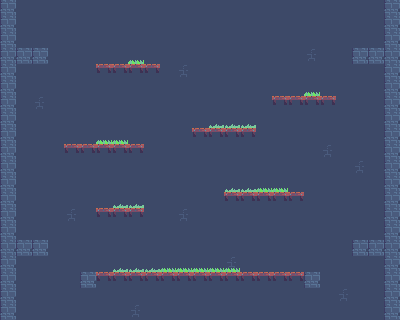

Below is a game level as drawn by its tile map, then a one-line description and the .tmx file that defines it, in full:
An orthogonal 25x20 tile map with 16x16 px tiles, 5 tile layers (Background, Background2:ElectricBoogaloo, OneSidedPlatforms, Platforms, ...).

<map version="1.0" tiledversion="1.1.2" orientation="orthogonal" renderorder="right-up" width="25" height="20" tilewidth="16" tileheight="16" infinite="0" nextobjectid="1">
 <tileset firstgid="1" source="../tile1.tsx" />
 <layer name="Background" width="25" height="20">
  <data encoding="csv">
8,8,8,8,8,8,8,8,8,8,8,8,8,8,8,8,8,8,8,8,8,8,8,8,8,
8,8,8,8,8,8,8,8,8,8,8,8,8,8,8,8,8,8,8,8,8,8,8,8,8,
8,8,8,8,8,8,8,8,8,8,8,8,8,8,8,8,8,8,8,8,8,8,8,8,8,
8,8,8,8,8,8,8,8,8,8,8,8,8,8,8,8,8,8,8,8,8,8,8,8,8,
8,8,8,8,8,8,8,8,8,8,8,8,8,8,8,8,8,8,8,8,8,8,8,8,8,
8,8,8,8,8,8,8,8,8,8,8,8,8,8,8,8,8,8,8,8,8,8,8,8,8,
8,8,8,8,8,8,8,8,8,8,8,8,8,8,8,8,8,8,8,8,8,8,8,8,8,
8,8,8,8,8,8,8,8,8,8,8,8,8,8,8,8,8,8,8,8,8,8,8,8,8,
8,8,8,8,8,8,8,8,8,8,8,8,8,8,8,8,8,8,8,8,8,8,8,8,8,
8,8,8,8,8,8,8,8,8,8,8,8,8,8,8,8,8,8,8,8,8,8,8,8,8,
8,8,8,8,8,8,8,8,8,8,8,8,8,8,8,8,8,8,8,8,8,8,8,8,8,
8,8,8,8,8,8,8,8,8,8,8,8,8,8,8,8,8,8,8,8,8,8,8,8,8,
8,8,8,8,8,8,8,8,8,8,8,8,8,8,8,8,8,8,8,8,8,8,8,8,8,
8,8,8,8,8,8,8,8,8,8,8,8,8,8,8,8,8,8,8,8,8,8,8,8,8,
8,8,8,8,8,8,8,8,8,8,8,8,8,8,8,8,8,8,8,8,8,8,8,8,8,
8,8,8,8,8,8,8,8,8,8,8,8,8,8,8,8,8,8,8,8,8,8,8,8,8,
8,8,8,8,8,8,8,8,8,8,8,8,8,8,8,8,8,8,8,8,8,8,8,8,8,
8,8,8,8,8,8,8,8,8,8,8,8,8,8,8,8,8,8,8,8,8,8,8,8,8,
8,8,8,8,8,8,8,8,8,8,8,8,8,8,8,8,8,8,8,8,8,8,8,8,8,
8,8,8,8,8,8,8,8,8,8,8,8,8,8,8,8,8,8,8,8,8,8,8,8,8
</data>
 </layer>
 <layer name="Background2:ElectricBoogaloo" width="25" height="20">
  <data encoding="csv">
23,0,0,0,0,0,0,0,0,0,0,0,0,0,0,0,0,0,0,0,0,0,0,0,23,
23,0,0,0,0,0,0,0,0,0,0,0,0,0,0,0,0,0,0,0,0,0,0,0,23,
23,0,0,0,0,0,0,0,0,0,0,0,0,0,0,0,0,0,0,0,0,0,0,0,23,
23,0,0,0,0,0,0,0,0,0,0,0,0,0,0,0,0,0,0,1,0,0,0,0,23,
23,0,0,0,0,0,0,0,0,0,0,1,0,0,0,0,0,0,0,0,0,0,0,0,23,
23,0,0,0,0,0,0,0,0,0,0,0,0,0,0,0,0,0,0,0,0,0,0,0,23,
23,0,1,0,0,0,0,0,0,0,0,0,0,0,0,0,0,0,0,0,0,0,0,0,23,
23,0,0,0,0,0,0,0,0,0,0,0,0,0,0,0,0,0,0,0,0,0,0,0,23,
23,0,0,0,0,0,0,0,0,0,0,0,0,0,0,0,0,0,0,0,0,0,0,0,23,
23,0,0,0,0,0,0,0,0,0,0,0,0,0,0,0,0,0,0,0,1,0,0,0,23,
23,0,0,0,0,0,0,0,0,0,0,0,0,0,0,0,0,0,0,0,0,0,1,0,23,
23,0,0,0,0,0,0,0,0,0,0,0,0,0,0,0,0,0,0,0,0,0,0,0,23,
23,0,0,0,0,0,0,0,0,0,0,0,0,0,0,0,0,0,0,0,0,0,0,0,23,
23,0,0,0,1,0,0,0,0,0,0,1,0,0,0,0,0,0,0,0,0,0,0,0,23,
23,0,0,0,0,0,0,0,0,0,0,0,0,0,0,0,0,0,0,0,0,0,0,0,23,
23,0,0,0,0,0,0,0,0,0,0,0,0,0,0,0,0,0,0,0,0,0,0,0,23,
23,0,0,0,0,0,0,0,0,0,0,0,0,0,1,0,0,0,0,0,0,0,0,0,23,
23,0,0,0,0,0,0,0,0,0,0,0,0,0,0,0,0,0,0,0,0,0,0,0,23,
23,0,0,0,0,0,0,0,0,0,0,0,0,0,0,0,0,0,0,0,0,1,0,0,23,
23,0,0,0,0,0,0,0,1,0,0,0,0,0,0,0,0,0,0,0,0,0,0,0,23
</data>
 </layer>
 <layer name="OneSidedPlatforms" width="25" height="20">
  <data encoding="csv">
0,0,0,0,0,0,0,0,0,0,0,0,0,0,0,0,0,0,0,0,0,0,0,0,0,
0,0,0,0,0,0,0,0,0,0,0,0,0,0,0,0,0,0,0,0,0,0,0,0,0,
0,0,0,0,0,0,0,0,0,0,0,0,0,0,0,0,0,0,0,0,0,0,0,0,0,
0,0,0,0,0,0,0,0,0,0,0,0,0,0,0,0,0,0,0,0,0,0,0,0,0,
0,0,0,0,0,0,37,37,37,37,0,0,0,0,0,0,0,0,0,0,0,0,0,0,0,
0,0,0,0,0,0,0,0,0,0,0,0,0,0,0,0,0,0,0,0,0,0,0,0,0,
0,0,0,0,0,0,0,0,0,0,0,0,0,0,0,0,0,37,37,37,37,0,0,0,0,
0,0,0,0,0,0,0,0,0,0,0,0,0,0,0,0,0,0,0,0,0,0,0,0,0,
0,0,0,0,0,0,0,0,0,0,0,0,37,37,37,37,0,0,0,0,0,0,0,0,0,
0,0,0,0,37,37,37,37,37,0,0,0,0,0,0,0,0,0,0,0,0,0,0,0,0,
0,0,0,0,0,0,0,0,0,0,0,0,0,0,0,0,0,0,0,0,0,0,0,0,0,
0,0,0,0,0,0,0,0,0,0,0,0,0,0,0,0,0,0,0,0,0,0,0,0,0,
0,0,0,0,0,0,0,0,0,0,0,0,0,0,37,37,37,37,37,0,0,0,0,0,0,
0,0,0,0,0,0,37,37,37,0,0,0,0,0,0,0,0,0,0,0,0,0,0,0,0,
0,0,0,0,0,0,0,0,0,0,0,0,0,0,0,0,0,0,0,0,0,0,0,0,0,
0,0,0,0,0,0,0,0,0,0,0,0,0,0,0,0,0,0,0,0,0,0,0,0,0,
0,0,0,0,0,0,0,0,0,0,0,0,0,0,0,0,0,0,0,0,0,0,0,0,0,
0,0,0,0,0,0,37,37,37,37,37,37,37,37,37,37,37,37,37,0,0,0,0,0,0,
0,0,0,0,0,0,0,0,0,0,0,0,0,0,0,0,0,0,0,0,0,0,0,0,0,
0,0,0,0,0,0,0,0,0,0,0,0,0,0,0,0,0,0,0,0,0,0,0,0,0
</data>
 </layer>
 <layer name="Platforms" width="25" height="20">
  <data encoding="csv">
0,0,0,0,0,0,0,0,0,0,0,0,0,0,0,0,0,0,0,0,0,0,0,0,0,
0,0,0,0,0,0,0,0,0,0,0,0,0,0,0,0,0,0,0,0,0,0,0,0,0,
0,0,0,0,0,0,0,0,0,0,0,0,0,0,0,0,0,0,0,0,0,0,0,0,0,
0,23,23,0,0,0,0,0,0,0,0,0,0,0,0,0,0,0,0,0,0,0,23,23,0,
0,0,0,0,0,0,0,0,0,0,0,0,0,0,0,0,0,0,0,0,0,0,0,0,0,
0,0,0,0,0,0,0,0,0,0,0,0,0,0,0,0,0,0,0,0,0,0,0,0,0,
0,0,0,0,0,0,0,0,0,0,0,0,0,0,0,0,0,0,0,0,0,0,0,0,0,
0,0,0,0,0,0,0,0,0,0,0,0,0,0,0,0,0,0,0,0,0,0,0,0,0,
0,0,0,0,0,0,0,0,0,0,0,0,0,0,0,0,0,0,0,0,0,0,0,0,0,
0,0,0,0,0,0,0,0,0,0,0,0,0,0,0,0,0,0,0,0,0,0,0,0,0,
0,0,0,0,0,0,0,0,0,0,0,0,0,0,0,0,0,0,0,0,0,0,0,0,0,
0,0,0,0,0,0,0,0,0,0,0,0,0,0,0,0,0,0,0,0,0,0,0,0,0,
0,0,0,0,0,0,0,0,0,0,0,0,0,0,0,0,0,0,0,0,0,0,0,0,0,
0,0,0,0,0,0,0,0,0,0,0,0,0,0,0,0,0,0,0,0,0,0,0,0,0,
0,0,0,0,0,0,0,0,0,0,0,0,0,0,0,0,0,0,0,0,0,0,0,0,0,
0,23,23,0,0,0,0,0,0,0,0,0,0,0,0,0,0,0,0,0,0,0,23,23,0,
0,0,0,0,0,0,0,0,0,0,0,0,0,0,0,0,0,0,0,0,0,0,0,0,0,
0,0,0,0,0,23,0,0,0,0,0,0,0,0,0,0,0,0,0,23,0,0,0,0,0,
0,0,0,0,0,0,0,0,0,0,0,0,0,0,0,0,0,0,0,0,0,0,0,0,0,
0,0,0,0,0,0,0,0,0,0,0,0,0,0,0,0,0,0,0,0,0,0,0,0,23
</data>
 </layer>
 <layer name="Foreground" width="25" height="20">
  <data encoding="csv">
0,0,0,0,0,0,0,0,0,0,0,0,0,0,0,0,0,0,0,0,0,0,0,0,0,
0,0,0,0,0,0,0,0,0,0,0,0,0,0,0,0,0,0,0,0,0,0,0,0,0,
0,0,0,0,0,0,0,0,0,0,0,0,0,0,0,0,0,0,0,0,0,0,0,0,0,
0,0,0,0,0,0,0,0,27,0,0,0,0,0,0,0,0,0,0,0,0,0,0,0,0,
0,0,0,0,0,0,0,0,0,0,0,0,0,0,0,0,0,0,0,0,0,0,0,0,0,
0,0,0,0,0,0,0,0,0,0,0,0,0,0,0,0,0,0,0,27,0,0,0,0,0,
0,0,0,0,0,0,0,0,0,0,0,0,0,0,0,0,0,0,0,0,0,0,0,0,0,
0,0,0,0,0,0,0,0,0,0,0,0,0,26,26,26,0,0,0,0,0,0,0,0,0,
0,0,0,0,0,0,27,27,0,0,0,0,0,0,0,0,0,0,0,0,0,0,0,0,0,
0,0,0,0,0,0,0,0,0,0,0,0,0,0,0,0,0,0,0,0,0,0,0,0,0,
0,0,0,0,0,0,0,0,0,0,0,0,0,0,0,0,0,0,0,0,0,0,0,0,0,
0,0,0,0,0,0,0,0,0,0,0,0,0,0,26,26,27,27,0,0,0,0,0,0,0,
0,0,0,0,0,0,0,26,26,0,0,0,0,0,0,0,0,0,0,0,0,0,0,0,0,
0,0,0,0,0,0,0,0,0,0,0,0,0,0,0,0,0,0,0,0,0,0,0,0,0,
0,0,0,0,0,0,0,0,0,0,0,0,0,0,0,0,0,0,0,0,0,0,0,0,0,
0,0,0,0,0,0,0,0,0,0,0,0,0,0,0,0,0,0,0,0,0,0,0,0,0,
0,0,0,0,0,0,0,26,26,26,27,27,27,27,27,0,0,0,0,0,0,0,0,0,0,
0,0,0,0,0,0,0,0,0,0,0,0,0,0,0,0,0,0,0,0,0,0,0,0,0,
0,0,0,0,0,0,0,0,0,0,0,0,0,0,0,0,0,0,0,0,0,0,0,0,0,
0,0,0,0,0,0,0,0,0,0,0,0,0,0,0,0,0,0,0,0,0,0,0,0,0
</data>
 </layer>
</map>
